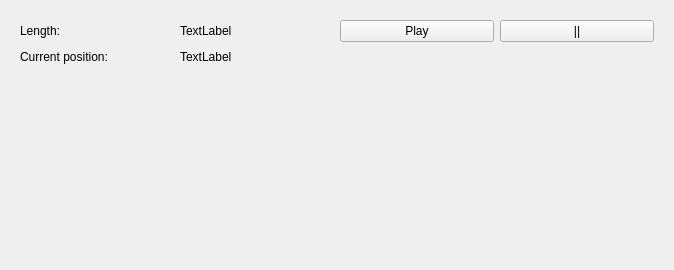
<?xml version="1.0" encoding="UTF-8"?>
<ui version="4.0">
 <class>AudioPlayerFrontend</class>
 <widget class="QWidget" name="AudioPlayerFrontend">
  <property name="geometry">
   <rect>
    <x>0</x>
    <y>0</y>
    <width>674</width>
    <height>270</height>
   </rect>
  </property>
  <property name="sizePolicy">
   <sizepolicy hsizetype="Expanding" vsizetype="Expanding">
    <horstretch>1</horstretch>
    <verstretch>1</verstretch>
   </sizepolicy>
  </property>
  <property name="windowTitle">
   <string>Form</string>
  </property>
  <layout class="QVBoxLayout" name="verticalLayout_2">
   <item>
    <layout class="QVBoxLayout" name="verticalLayout">
     <item>
      <widget class="QWidget" name="widget" native="true">
       <layout class="QGridLayout" name="gridLayout">
        <item row="1" column="0">
         <widget class="QLabel" name="label">
          <property name="sizePolicy">
           <sizepolicy hsizetype="Expanding" vsizetype="Expanding">
            <horstretch>1</horstretch>
            <verstretch>1</verstretch>
           </sizepolicy>
          </property>
          <property name="text">
           <string>Length: </string>
          </property>
         </widget>
        </item>
        <item row="1" column="1">
         <widget class="QLabel" name="label_duration">
          <property name="sizePolicy">
           <sizepolicy hsizetype="Expanding" vsizetype="Expanding">
            <horstretch>1</horstretch>
            <verstretch>1</verstretch>
           </sizepolicy>
          </property>
          <property name="text">
           <string>TextLabel</string>
          </property>
         </widget>
        </item>
        <item row="2" column="1">
         <widget class="QLabel" name="label_curPos">
          <property name="sizePolicy">
           <sizepolicy hsizetype="Expanding" vsizetype="Expanding">
            <horstretch>1</horstretch>
            <verstretch>1</verstretch>
           </sizepolicy>
          </property>
          <property name="text">
           <string>TextLabel</string>
          </property>
         </widget>
        </item>
        <item row="2" column="0">
         <widget class="QLabel" name="label_2">
          <property name="sizePolicy">
           <sizepolicy hsizetype="Expanding" vsizetype="Expanding">
            <horstretch>1</horstretch>
            <verstretch>1</verstretch>
           </sizepolicy>
          </property>
          <property name="text">
           <string>Current position:</string>
          </property>
         </widget>
        </item>
        <item row="1" column="2">
         <widget class="QPushButton" name="pushButton_Play">
          <property name="text">
           <string>Play</string>
          </property>
         </widget>
        </item>
        <item row="1" column="3">
         <widget class="QPushButton" name="pushButton_Pause">
          <property name="text">
           <string>||</string>
          </property>
         </widget>
        </item>
        <item row="2" column="2" colspan="2">
         <widget class="QWidget" name="widget_3" native="true">
          <property name="sizePolicy">
           <sizepolicy hsizetype="Expanding" vsizetype="Expanding">
            <horstretch>1</horstretch>
            <verstretch>1</verstretch>
           </sizepolicy>
          </property>
          <layout class="QVBoxLayout" name="verticalLayout_6">
           <item>
            <layout class="QVBoxLayout" name="verticalLayout_seekSlider">
             <property name="spacing">
              <number>0</number>
             </property>
            </layout>
           </item>
          </layout>
         </widget>
        </item>
       </layout>
      </widget>
     </item>
     <item>
      <widget class="QWidget" name="widget_2" native="true">
       <property name="sizePolicy">
        <sizepolicy hsizetype="Expanding" vsizetype="Expanding">
         <horstretch>1</horstretch>
         <verstretch>1</verstretch>
        </sizepolicy>
       </property>
       <layout class="QVBoxLayout" name="verticalLayout_4">
        <item>
         <layout class="QVBoxLayout" name="verticalLayout_3"/>
        </item>
       </layout>
      </widget>
     </item>
    </layout>
   </item>
  </layout>
 </widget>
 <resources/>
 <connections/>
</ui>
